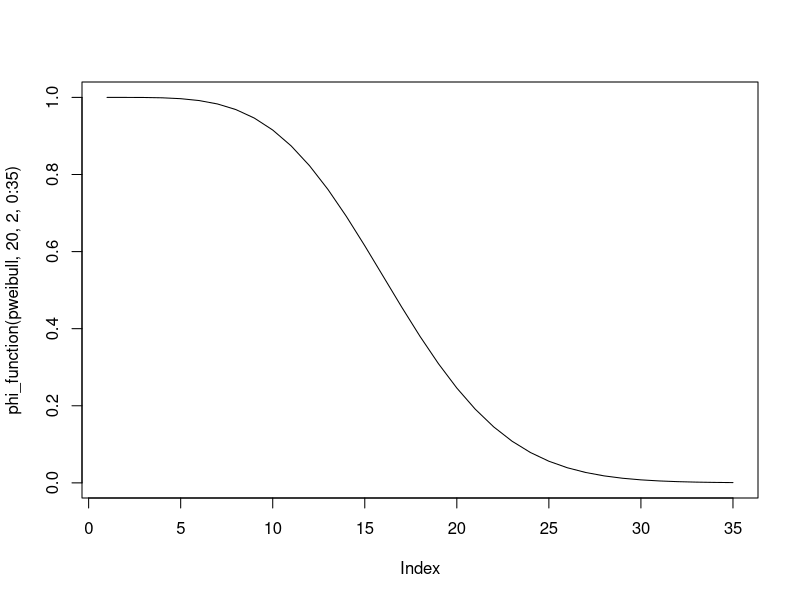
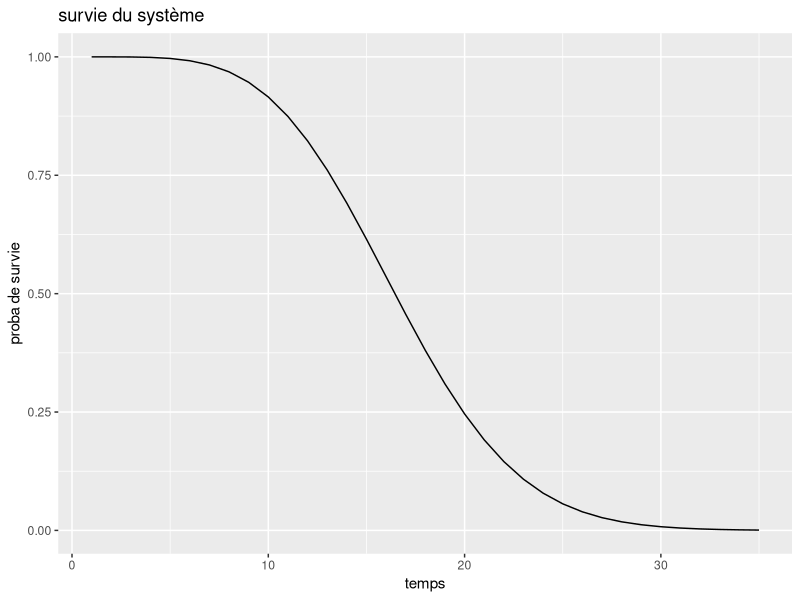
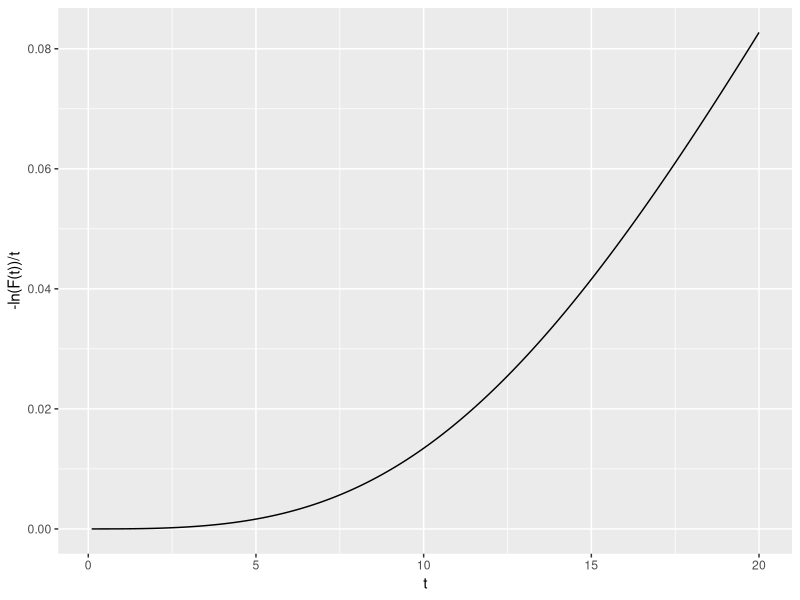
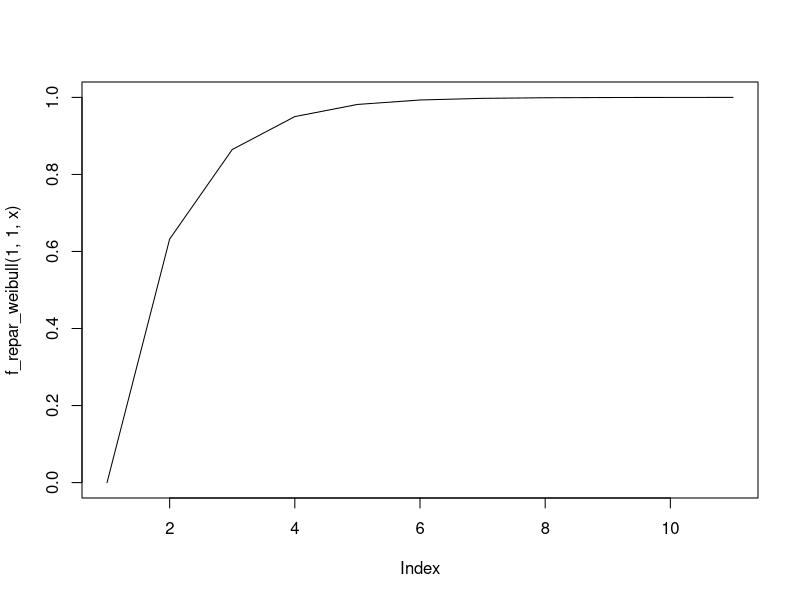
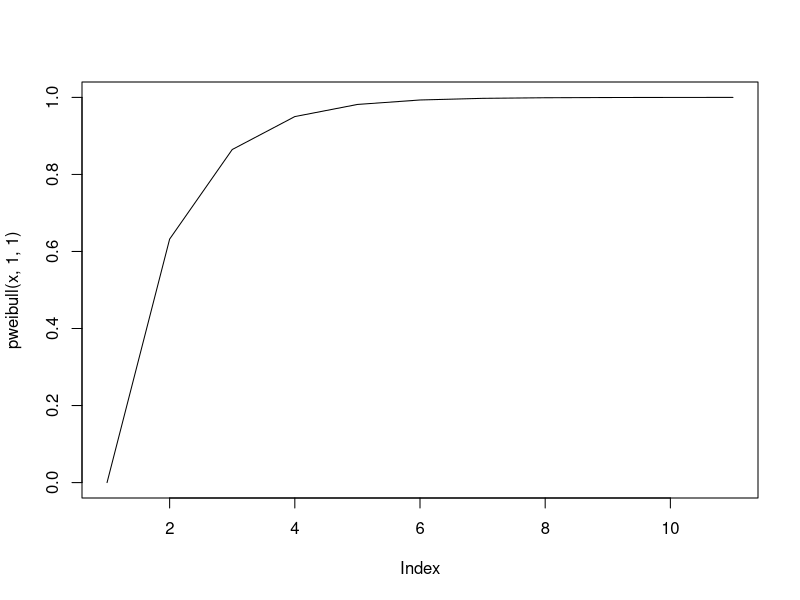
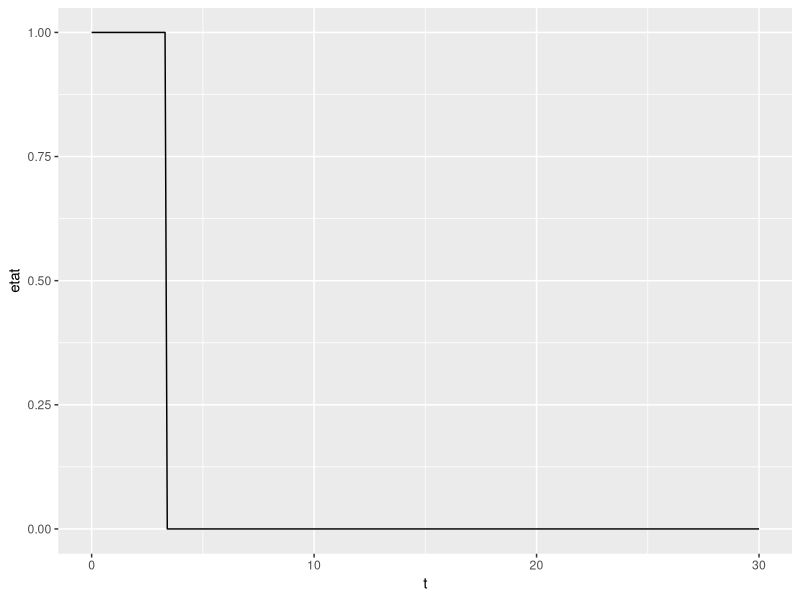

These figures' R source, in order:
library(magrittr)
library(dplyr)
library(ggplot2)

# TP 1 

## Question 1

phi <- function(x){
  rep <- ((x[3]*(1-(1-x[1])*(1-x[2]))*(1-(1-x[4])*(1-x[5])))+(1-x[3])*(1-(1-x[1]*x[4])*(1-x[2]*x[5])))*(1-(1-x[6]*x[7])*(1-x[8])*(1-x[9]))
  return(rep)
}

# question 2

phi_function <- function(loi, lambda, beta, t){
  R1 <- 1-loi(t, shape = beta, scale = lambda)
  R2 <- 1-loi(t, shape = beta, scale = lambda)
  R3 <- 1-loi(t, shape = beta, scale = lambda)
  R4 <- 1-loi(t, shape = beta, scale = lambda)
  R5 <- 1-loi(t, shape = beta, scale = lambda)
  R6 <- 1-loi(t, shape = beta, scale = lambda)
  R7 <- 1-loi(t, shape = beta, scale = lambda)
  R8 <- 1-loi(t, shape = beta, scale = lambda)
  R9 <- 1-loi(t, shape = beta, scale = lambda)
  rep <- ((R3[t]*(1-(1-R1[t])*(1-R2[t]))*(1-(1-R4[t])*(1-R5[t])))+(1-R3[t])*(1-(1-R1[t]*R4[t])*(1-R2[t]*R5[t])))*(1-(1-R6[t]*R7[t])*(1-R8[t])*(1-R9[t]))
  return(rep)
}




## Question 3

plot(phi_function(pweibull, 20, 2, 0:35), type = 'l')

g <- ggplot() +
  geom_line(aes(x = 1:35, y = phi_function(pweibull, 20, 2, 0:35))) +
  labs(title = "survie du système",
       x = "temps",
       y = "proba de survie")

g

## Question 4

# survie <- function(lambda, beta, t){
#   R1 <- 1-pweibull(t, shape = beta, scale = lambda)
#   R2 <- 1-pweibull(t, shape = beta, scale = lambda)
#   R3 <- 1-pweibull(t, shape = beta, scale = lambda)
#   R4 <- 1-pweibull(t, shape = beta, scale = lambda)
#   R5 <- 1-pweibull(t, shape = beta, scale = lambda)
#   R6 <- 1-pweibull(t, shape = beta, scale = lambda)
#   R7 <- 1-pweibull(t, shape = beta, scale = lambda)
#   R8 <- 1-pweibull(t, shape = beta, scale = lambda)
#   R9 <- 1-pweibull(t, shape = beta, scale = lambda)
#   rep <- -log(((R3[t]*(1-(1-R1[t])*(1-R2[t]))*(1-(1-R4[t])*(1-R5[t])))+(1-R3[t])*(1-(1-R1[t]*R4[t])*(1-R2[t]*R5[t])))*(1-(1-R6[t]*R7[t])*(1-R8[t])*(1-R9[t]))/t)
#   # rep <- -log(rep)/t
#   return(rep)
#   # rep <- -log(1 - phi_function(lambda, beta, t))/t
# }

survie <- function(lambda, beta, t){
  rep=NULL
  for(i in 1:length(t)){
    R1 <- 1-pweibull(t[i], shape = beta, scale = lambda)
    R2 <- 1-pweibull(t[i], shape = beta, scale = lambda)
    R3 <- 1-pweibull(t[i], shape = beta, scale = lambda)
    R4 <- 1-pweibull(t[i], shape = beta, scale = lambda)
    R5 <- 1-pweibull(t[i], shape = beta, scale = lambda)
    R6 <- 1-pweibull(t[i], shape = beta, scale = lambda)
    R7 <- 1-pweibull(t[i], shape = beta, scale = lambda)
    R8 <- 1-pweibull(t[i], shape = beta, scale = lambda)
    R9 <- 1-pweibull(t[i], shape = beta, scale = lambda)
    rep[i] <- -log(((R3*(1-(1-R1)*(1-R2))*(1-(1-R4)*(1-R5)))+(1-R3)*(1-(1-R1*R4)*(1-R2*R5)))*(1-(1-R6*R7)*(1-R8)*(1-R9)))/t[i]
  }
  return(rep)
}


survie(20, 2, seq(0.1, 20, 0.1))

g <- ggplot() +
  geom_line(aes(x = seq(0.1, 20, 0.1), y = survie(20, 2, seq(0.1, 20, 0.1)))) +
  labs(x = "t",
       y = "-ln(F(t))/t")

g


# Question 5 
# simulation d'une loi de weibull avec la méthode des quantile. 

f_repar_weibull <- function(lambda, beta, x){
  rep <- 1-exp(-(x/lambda)^beta)
  return(rep)
}

f_repar_weibull(1,1,0:5)

realisation_weibull<- function(lambda,beta,a){
  
  u=runif(1, min=0, max=1)
  g=f_repar_weibull(lambda,beta,a) 
  v=g>u
  
  for(i in 1:length(a)){
    nb=i
    if (v[i]==TRUE) { break }
  }
  
  return(nb)
}

realisation_weibull(1,1,1:10)

n_realisation_weibull<-function(n,lambda,beta,a){
  vect=NULL
  for(i in 1:n){
    vect[i]=realisation_weibull(lambda,beta,a)
  }
  return(vect)
}
n_realisation_weibull(10,1,1,1:5)

rweibull(10,1,1)

x<- 0:10
plot(f_repar_weibull(1,1,x),type = "l")
plot(pweibull(x,1,1),type = "l")


# Question 5 

inverse_pweibull <- function(lambda, beta, u){
  rep <- lambda*(-(log(1-u)^(1/beta)))
  return(rep)
}

phi2 <- function(lambda, beta, a, n){
  u <- runif(9)
  t <- seq(0, a, n)
  x <- matrix(0, nrow = n, ncol = 9)
  
  for(i in 1:n){
    for(j in 1:9){
      if(t[i] < inverse_pweibull(lambda, beta, u)){
        x[i,j] <- 1
      }
    }
    rep[i] <- phi(x[i,])
  }
}

# Question 6

lambda <- 5
beta <- 5

t <- seq(0, 10, 0.1)

R <- matrix(rep(0, length(t)*9), nrow = length(t), ncol = 9)
S <- rep(0, length(t))

for(i in 1:length(t)){
  y <- 1 - pweibull(t[i], lambda, beta)
  R[i,] <- rep(y, 9)
  S[i] <- survie(lambda, beta, R[i,])
}


# Projet 2

## Exercice 1

phi <- function(x){
  rep <- (x[5]*((1-(1-x[1])*(1-x[2]))*(1-(1-x[3])*(1-x[4])))+(1-x[5])*(1-(1-x[1]*x[3])*(1-x[2]*x[4])))*x[6]*(1-(1-x[7]*x[10])*(1-x[8]*x[9]))
  return(rep)
}



## Exercice 2

lambda = 5
beta = 5
t <- seq(0, 30, 0.1)

simu_etat_systeme <- function(lambda, beta, t){
  X <- matrix(data = rep(0, 10*length(t)), ncol = 10, nrow = length(t))
  S <- rep(0,length(t))
  u <- runif(10, 0, 1)
  w <- rweibull(10, lambda, beta)
  max <- max(t)
  
  for(i in 1:length(t)){
    for(j in 1:10){
      if(t[i] < w[j]){
        X[i,j] <- 1
      }
    }
    S[i] <- phi(X[i,])
    if((S[i] == 0) && (S[i-1] == 1)){
      max <- t[i]
    }
  }
  return(list(etat = S, last = max))
}

test <- simu_etat_systeme(lambda, beta, t)

g <- ggplot() +
  geom_line(aes(x = t, y = test[[1]])) +
  labs(x = "t",
       y = "etat")

g

# Esperance

esperance_T <- function(n){
  n <- 100
  simu <- rep(-1, n)
  for(i in 1:n){
    simu[i] <- simu_etat_systeme(lambda, beta, t)[[2]]
  }
  return(mean(simu))
}
esperance_T(100)

# Exercice 3

a <- 10
n <- 100
lambda <- 5
beta <- 5
inter <- 5
t <- seq(0, a, length.out = n + 1)

phi2 <- function(a, n, lambda, beta, t, inter){
  y <- rep(0,n)
  u <- runif(10,0,1)
  x <- matrix(0, nrow = n, ncol = 10)
  p <- a/n*(1:n)*inter # p : vecteur qui contient les différents moments ou le méchanicien remet en marche la composante x[6]
  # p ne donne pas ce que je veux
  w <- rweibull(10, lambda, beta)
  
  for(i in 1:length(t)){
    for(j in 1:10){
      if(j == 6){
        if(t[i] %in% p){
          w[j] <- w[j] + t[i]
        }
      }
      if(t[i] < w[j]){
        x[i,j] <- 1
      }
    }
    y[i] <- phi(x[i,])
  }
  return(y)
}
# la fonction ne compile pas
